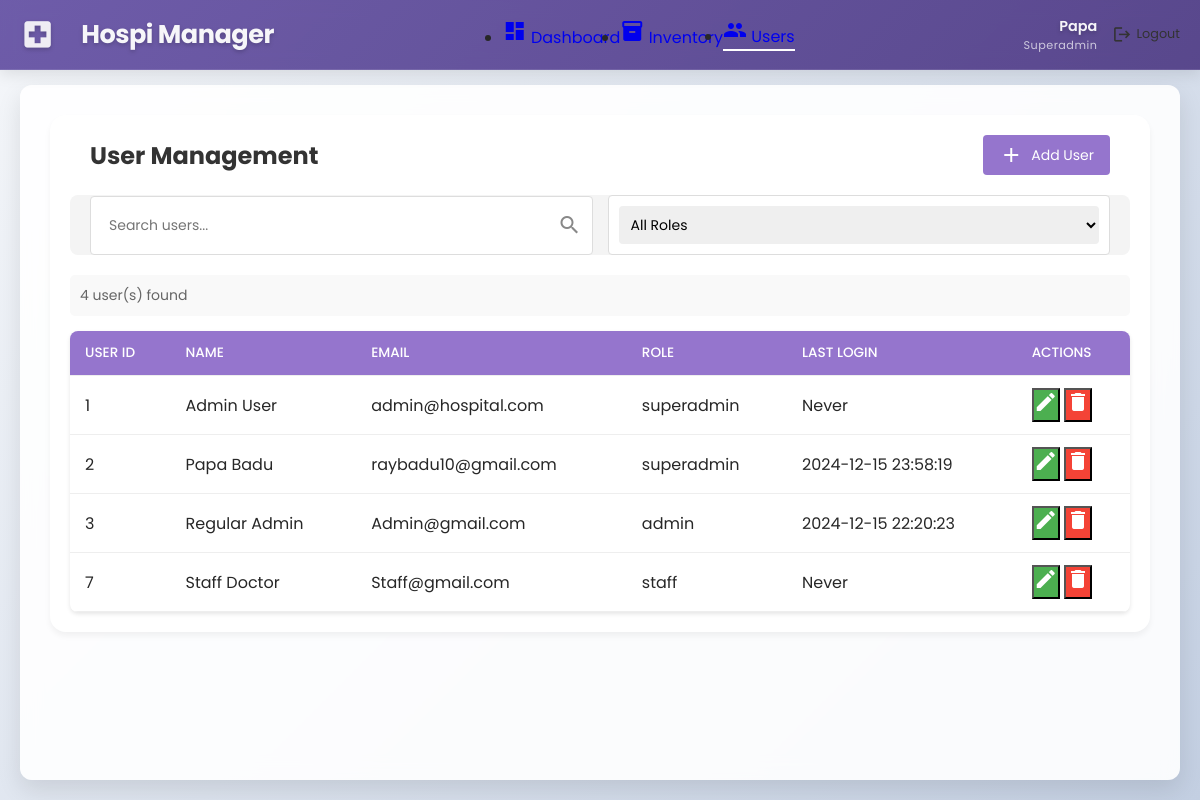
Before: /view/admin/users.php (signed in) with the older database file.
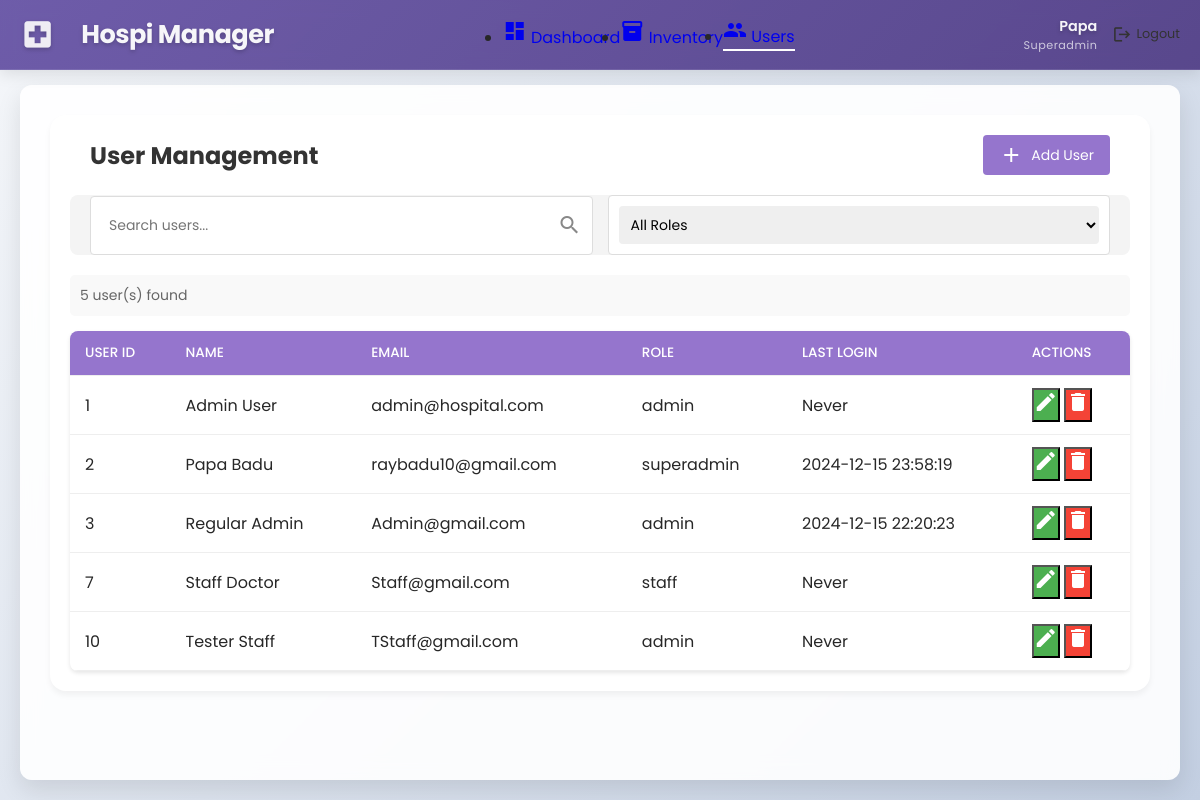
After: the same page with the newer database file.
### tables this page shows
CREATE TABLE `users` (
  `user_id` int(11) NOT NULL,
  `first_name` varchar(50) NOT NULL,
  `last_name` varchar(50) NOT NULL,
  `email` varchar(100) NOT NULL,
  `password` varchar(255) NOT NULL,
  `role` enum('admin','superadmin','staff') NOT NULL,
  `created_at` timestamp NOT NULL DEFAULT current_timestamp(),
  `last_login` datetime DEFAULT NULL
);

### view/admin/users.php (the view, shortened to what the changed rows need)
<?php
require_once BASE_PATH . '/functions/dashboard_functions.php';
$query = "SELECT user_id, first_name, last_name, email, role, last_login FROM users WHERE 1=1";
$stmt = $conn->prepare($query);
$stmt->execute();
$result = $stmt->get_result();
$users = $result->fetch_all(MYSQLI_ASSOC);
?>
<!DOCTYPE html>
<html lang="en">
<head>
    <link rel="stylesheet" href="../../assets/css/dashboard.css">
    <link rel="stylesheet" href="../../assets/css/users.css">
    <link rel="stylesheet" href="../../assets/css/styles.css">
</head>
<body>
    <div class="dashboard-container">
        <main class="main-content">
            <div class="users-container">
                <div class="content-header">
                    <h1>User Management</h1>
                </div>
                <div class="search-results">
                    <?php if (empty($users)): ?>
                        <p class="no-results">No users found matching your search criteria.</p>
                    <?php else: ?>
                        <p class="results-count"><?= count($users) ?> user(s) found</p>
                    <?php endif; ?>
                </div>
                <table class="users-table">
                    <thead>
                        <tr>
                            <th>User ID</th>
                            <th>Name</th>
                            <th>Email</th>
                            <th>Role</th>
                            <th>Last Login</th>
                            <th>Actions</th>
                        </tr>
                    </thead>
                    <tbody>
                        <?php foreach ($users as $user): ?>
                        <tr>
                            <td><?php echo htmlspecialchars($user['user_id']); ?></td>
                            <td><?php echo htmlspecialchars($user['first_name'] . ' ' . $user['last_name']); ?></td>
                            <td><?php echo htmlspecialchars($user['email']); ?></td>
                            <td><?php echo htmlspecialchars($user['role']); ?></td>
                            <td>
                                <?php
                                $lastLogin = $user['last_login'] ?? null;
                                if ($lastLogin) {
                                    $loginTime = new DateTime($lastLogin);
                                    echo htmlspecialchars($loginTime->format('Y-m-d H:i:s'));
                                } else {
                                    echo 'Never';
                                }
                                ?>
                            </td>
                            <td class="actions">
                                <button class="edit-btn" onclick="editUser(<?php echo $user['user_id']; ?>)">
                                    <span class="material-icons">edit</span>
                                </button>
                                <button class="delete-btn" onclick="deleteUser(<?php echo $user['user_id']; ?>)">
                                    <span class="material-icons">delete</span>
                                </button>
                            </td>
                        </tr>
                        <?php endforeach; ?>
                    </tbody>
                </table>
            </div>
        </main>
    </div>
</body>
</html>

Changed rows visible on the page:
changed users "Admin User": role "superadmin" → "admin"
added users: user_id "10", first_name+last_name "Tester Staff", email "TStaff@gmail.com", role "admin", shows "Never"
Other visible differences:
count($users): "4" → "5"
